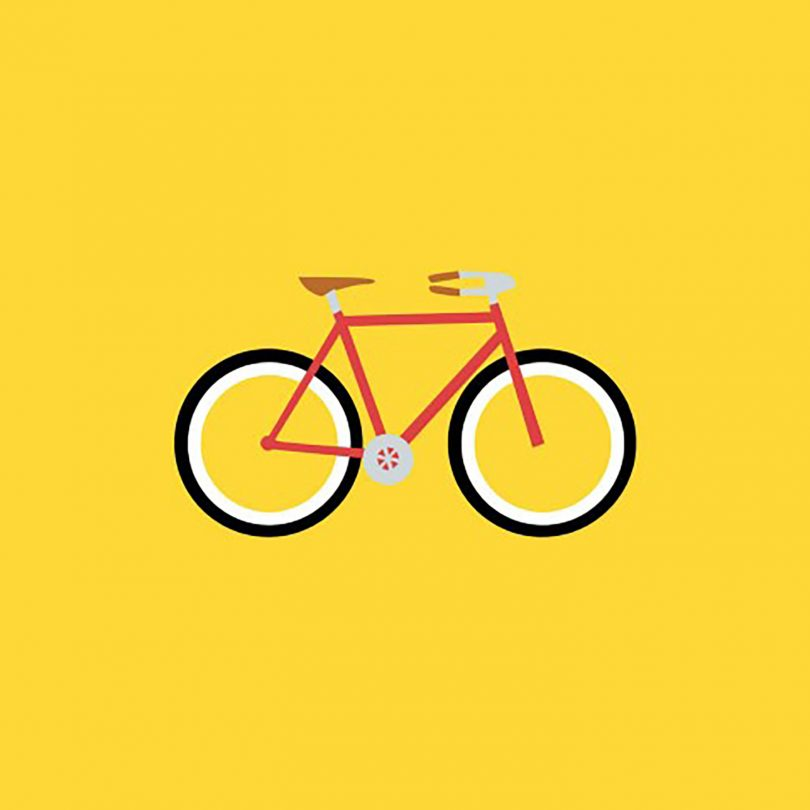
#> input picture obj.jpg, 810 x 810 px
$ python cv.py
#> lines starting #> are read from the running program, lines starting #| are printed output that depends on the picture; after the words box and inside, x2 and y2 are one past the last pixel; in counts of white or black regions, pixels touching at a corner belong together
import cv2

image = cv2.imread("obj.jpg")
#> image is the input picture: shape (810, 810, 3); mean B, G, R 58, 209.8, 247.3
gray = cv2.cvtColor(image, cv2.COLOR_BGR2GRAY)
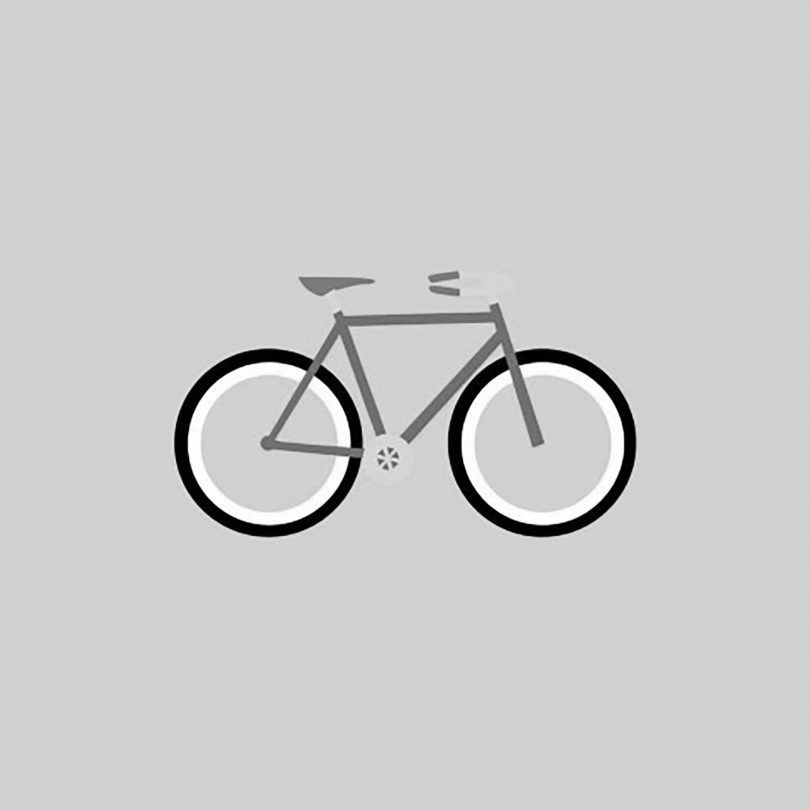
#> gray: shape (810, 810); min 0, max 255, mean 203.7
blurred = cv2.GaussianBlur(gray, (3, 3), 0)
edged = cv2.Canny(blurred, 10, 100)
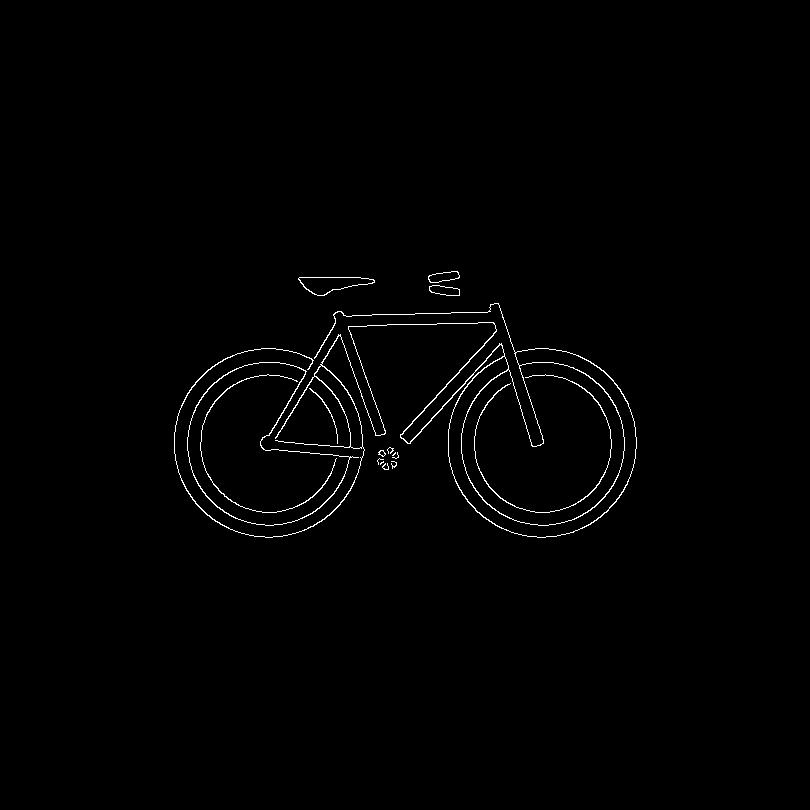
#> edged: shape (810, 810); 0.87% white in thin lines or dots, all inside (x1, y1, x2, y2) = (174, 271, 637, 538)

kernel = cv2.getStructuringElement(cv2.MORPH_RECT, (3, 3))
dilate = cv2.dilate(edged, kernel, iterations=1)
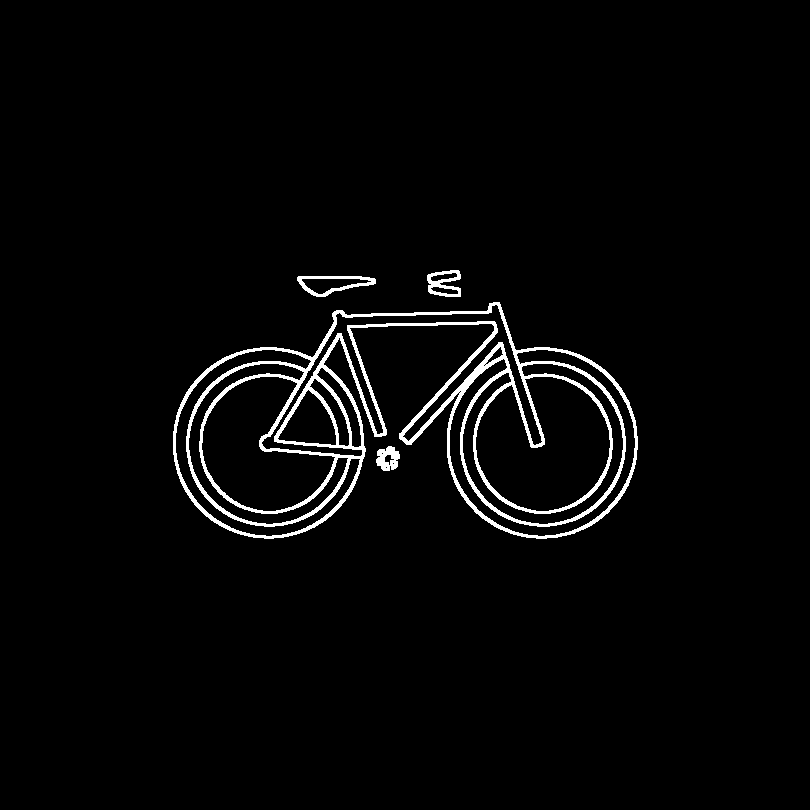
#> dilate: shape (810, 810); 2.8% white; 4 white regions
contours, _ = cv2.findContours(dilate, cv2.RETR_EXTERNAL, cv2.CHAIN_APPROX_SIMPLE)
#> contours = 4 contours; box (x1, y1, x2, y2) and area: (173, 302, 638, 539) 64287, (297, 276, 376, 297) 1010, (427, 270, 461, 297) 635, (376, 446, 400, 471) 394
image_copy = image.copy()
cv2.drawContours(image_copy, contours, -1, (255, 0, 0), 2)
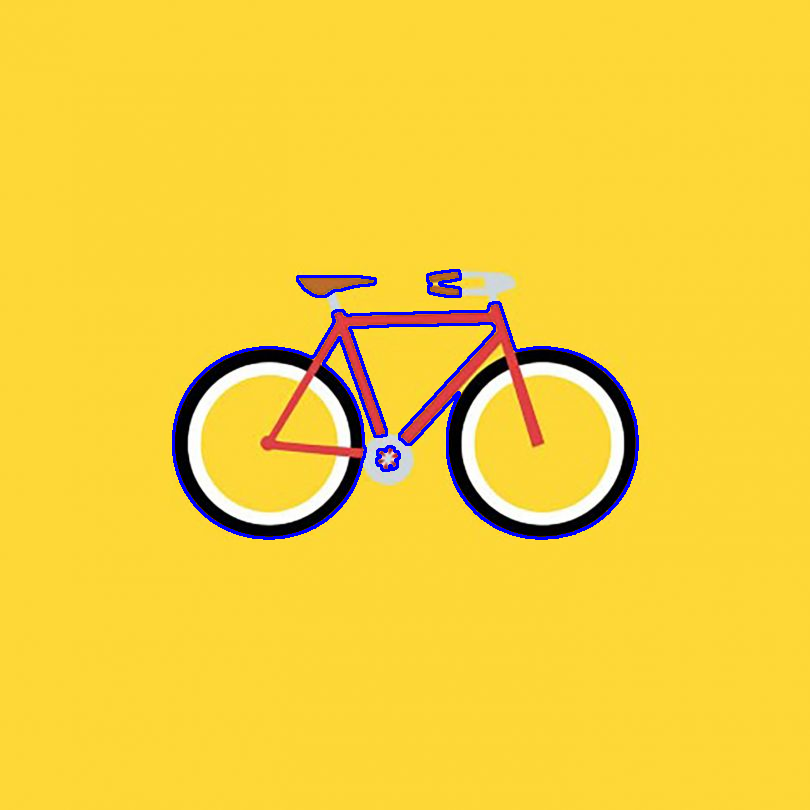
#> image_copy: shape (810, 810, 3); 1.26% of pixels changed, all inside (x1, y1, x2, y2) = (172, 269, 639, 540)
print(len(contours), "objects were found in this image.")
#| 4 objects were found in this image.

cv2.imshow("Dilated image", dilate)
cv2.imshow("contours", image_copy)
cv2.waitKey(0)
